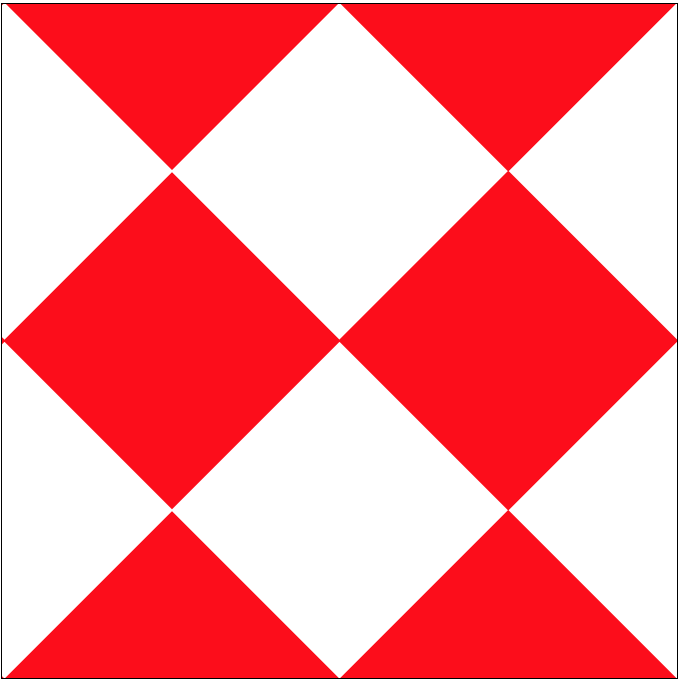
#> input picture image_representation/puzzle_images/puzzle_a.png, 680 x 680 px
$ python puzzle_image.py
#> lines starting #> are read from the running program, lines starting #| are printed output that depends on the picture
from cv2 import imread
from utils.enums import BlockPattern

class PuzzleImage:

    def __init__(self,
                 image_path='./puzzle_images/puzzle_a.png',
                 block_length=170,
                 shade_rgb=[27, 13, 252]):
#> called with image_path = './puzzle_images/puzzle_a.png', block_length = 170
        self.image = imread(image_path)
#> self.image is the input picture: shape (680, 680, 3); mean B, G, R 141.9, 135.1, 252
        self.height, self.width, _ = self.image.shape
#> self.height = 680; self.width = 680
        self.block_length = block_length
        self.shade_rgb = shade_rgb
        self.white_rgb = [255, 255, 255]
        # Captures top left corner of a the block window,
        # with top left corner of picture as (0,0) and the
        # r and c growing larger rightwards and downwards.
        self.window_r = 0
        self.window_c = 0

    def getColOffset(self, multiplier):
        return self.window_c + int(self.block_length * multiplier)

    def getRowOffset(self, multiplier):
        return self.window_r + int(self.block_length * multiplier)

    def getImage(self):
        return self.image

    def getWindow(self):
        return self.image[self.window_r:self.getRowOffset(1)][self.window_c:self.getColOffset(1)]

    # [61 lines left out: functions getPattern, getPuzzle, not called in this run]

puzzle_options = {
    'a': PuzzleImage(
        './puzzle_images/puzzle_a.png',
        170,
        [27, 13, 252]
    ),
    'b': PuzzleImage(
        './puzzle_images/puzzle_b.png',
        170,
        [27, 13, 252]
    ),
    'c': PuzzleImage(
        './puzzle_images/puzzle_c.png',
        170,
        [27, 13, 252]
    )
}
#> call 2 of __init__, with image_path = './puzzle_images/puzzle_b.png', block_length = 170
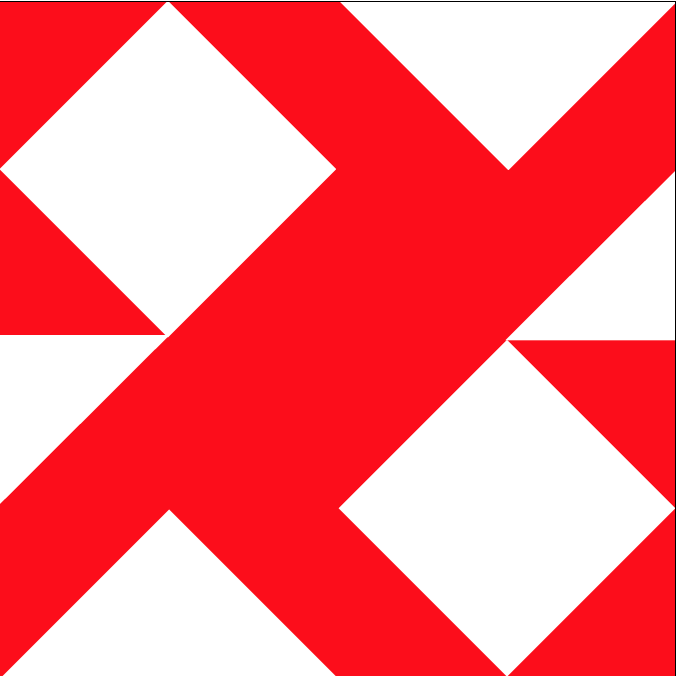
#> input picture image_representation/puzzle_images/puzzle_b.png, 676 x 676 px
#> in __init__, self.image is the input picture: shape (676, 676, 3); mean B, G, R 126.2, 118.3, 252.6
#> call 3 of __init__, with image_path = './puzzle_images/puzzle_c.png', block_length = 170
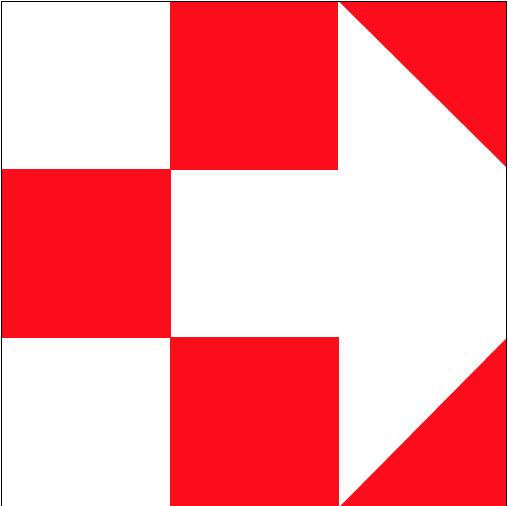
#> input picture image_representation/puzzle_images/puzzle_c.png, 508 x 506 px
#> in __init__, self.image is the input picture: shape (506, 508, 3); mean B, G, R 153.3, 147.1, 252.2
